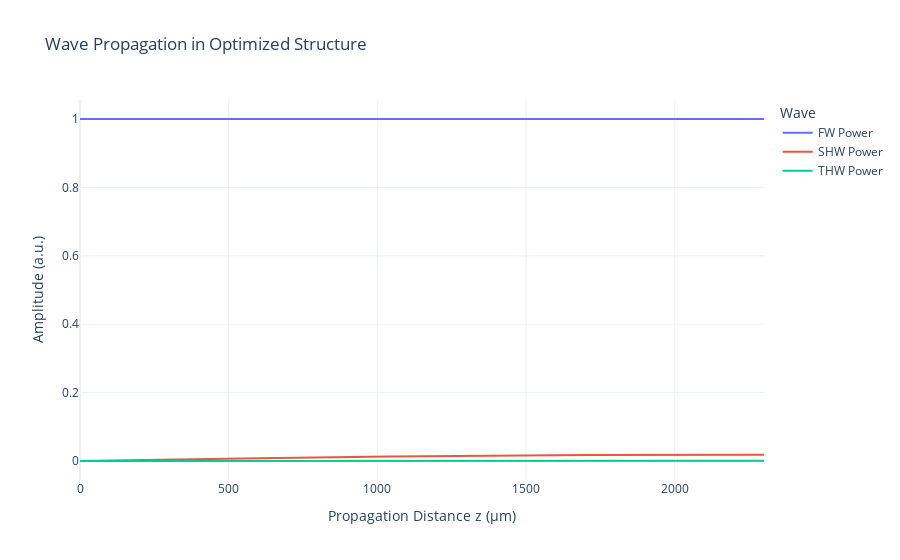

Notebook cell for this chart:
### Code cell
# --- Calculate Propagation Trace for Optimized Structure ---
# Calculate phase mismatches at the design wavelength
delta_k1_design = mgoslt.calc_twm_delta_k(design_wl, design_wl, design_temp)
delta_k2_design = mgoslt.calc_twm_delta_k(design_wl, design_wl / 2, design_temp)

# Generate kappa values for the optimized structure
kappa_vals_optimized = kappa_mag * jnp.power(-1, jnp.arange(optimized_widths.shape[0]))

# Run simulation to get the trace of amplitudes at each domain
_, full_trace = cwes.simulate_twm_with_trace(optimized_widths, kappa_vals_optimized, delta_k1_design, delta_k2_design, b_initial)

# Calculate the propagation distance z
z = jnp.concatenate([jnp.array([0.0]), jnp.cumsum(optimized_widths)])

# Calculate the power for each wave
fw_amp = jnp.abs(full_trace[:, 0])
shw_amp = jnp.abs(full_trace[:, 1])
thw_amp = jnp.abs(full_trace[:, 2])

# Create the plot
fig = go.Figure()
fig.add_trace(go.Scatter(x=z, y=fw_amp, mode="lines", name="FW Power"))
fig.add_trace(go.Scatter(x=z, y=shw_amp, mode="lines", name="SHW Power"))
fig.add_trace(go.Scatter(x=z, y=thw_amp, mode="lines", name="THW Power"))

fig.update_layout(
    title="Wave Propagation in Optimized Structure",
    xaxis_title="Propagation Distance z (μm)",
    yaxis_title="Amplitude (a.u.)",
    template="plotly_white",
    legend_title="Wave",
)
fig.show()

### Figure 1 — Plotly figure (JSON) as saved in the notebook; plotly's stock layout.template omitted (floating-point values rounded to 4 significant figures; data arrays with more than 128 entries replaced by an {"elided": "..."} marker saying what was removed)
{"data": [{"mode": "lines", "name": "FW Power", "type": "scatter", "x": {"elided": "1490 float values"}, "y": {"elided": "1490 float values"}}, {"mode": "lines", "name": "SHW Power", "type": "scatter", "x": {"elided": "1490 float values"}, "y": {"elided": "1490 float values"}}, {"mode": "lines", "name": "THW Power", "type": "scatter", "x": {"elided": "1490 float values"}, "y": {"elided": "1490 float values"}}], "layout": {"legend": {"title": {"text": "Wave"}}, "title": {"text": "Wave Propagation in Optimized Structure"}, "xaxis": {"title": {"text": "Propagation Distance z (μm)"}}, "yaxis": {"title": {"text": "Amplitude (a.u.)"}}}}
